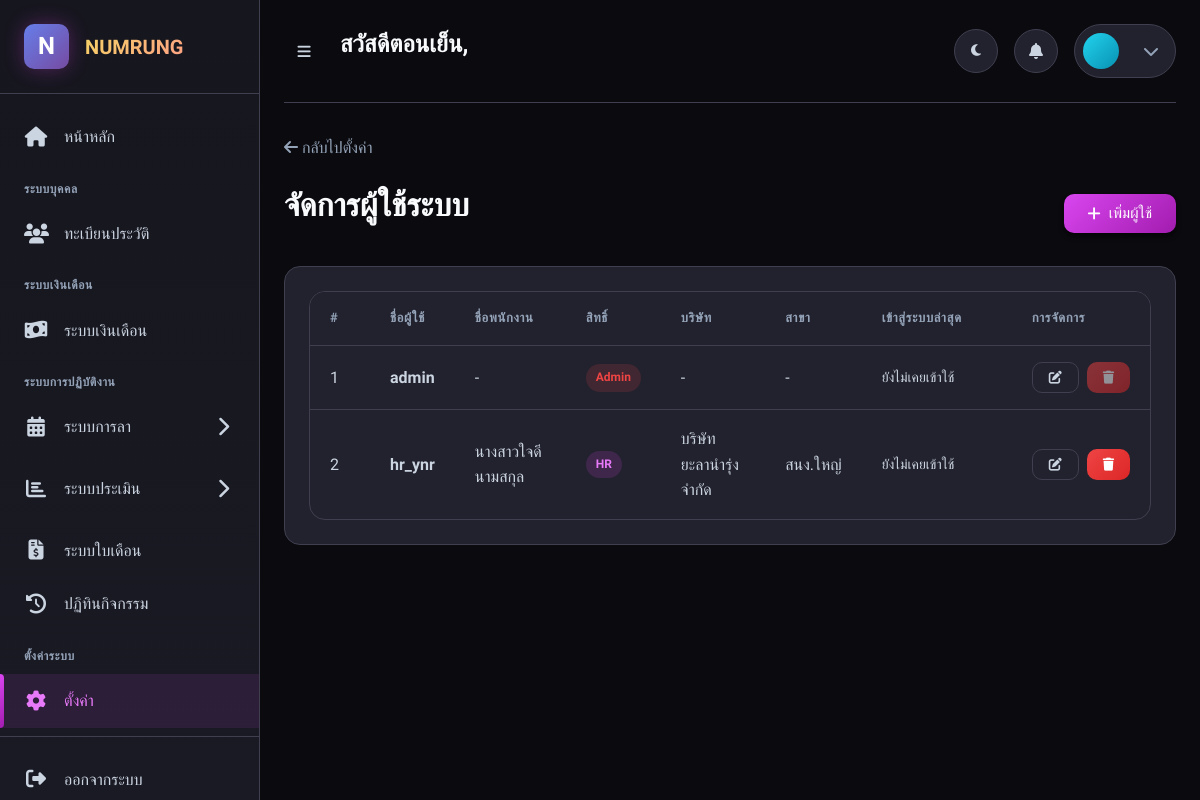
Page /modules/settings/users.php (signed in) on the committed database.
### tables this page shows
CREATE TABLE IF NOT EXISTS users (
    user_id INT AUTO_INCREMENT PRIMARY KEY,
    username VARCHAR(100) NOT NULL UNIQUE,
    password VARCHAR(255) NOT NULL,
    role ENUM('admin', 'hr', 'supervisor', 'employee') DEFAULT 'employee',
    employee_id INT,
    company_id INT,
    branch_id INT,
    status TINYINT DEFAULT 1,
    last_login DATETIME,
    created_at DATETIME DEFAULT CURRENT_TIMESTAMP,
    updated_at DATETIME DEFAULT CURRENT_TIMESTAMP ON UPDATE CURRENT_TIMESTAMP,
    FOREIGN KEY (employee_id) REFERENCES employees(employee_id) ON DELETE SET NULL,
    FOREIGN KEY (company_id) REFERENCES companies(company_id) ON DELETE SET NULL,
    FOREIGN KEY (branch_id) REFERENCES branches(branch_id) ON DELETE SET NULL
);

CREATE TABLE IF NOT EXISTS companies (
    company_id INT AUTO_INCREMENT PRIMARY KEY,
    company_code VARCHAR(20) NOT NULL UNIQUE,
    company_name VARCHAR(255) NOT NULL,
    tax_id VARCHAR(20),
    address TEXT,
    phone VARCHAR(50),
    email VARCHAR(100),
    logo VARCHAR(255),
    status TINYINT DEFAULT 1 COMMENT '1=active, 0=inactive',
    created_at DATETIME DEFAULT CURRENT_TIMESTAMP,
    updated_at DATETIME DEFAULT CURRENT_TIMESTAMP ON UPDATE CURRENT_TIMESTAMP
);

CREATE TABLE IF NOT EXISTS branches (
    branch_id INT AUTO_INCREMENT PRIMARY KEY,
    company_id INT NOT NULL,
    branch_code VARCHAR(20) NOT NULL,
    branch_name VARCHAR(255) NOT NULL,
    address TEXT,
    phone VARCHAR(50),
    status TINYINT DEFAULT 1,
    created_at DATETIME DEFAULT CURRENT_TIMESTAMP,
    updated_at DATETIME DEFAULT CURRENT_TIMESTAMP ON UPDATE CURRENT_TIMESTAMP,
    FOREIGN KEY (company_id) REFERENCES companies(company_id) ON DELETE RESTRICT,
    UNIQUE KEY unique_branch_code (company_id, branch_code)
);

### modules/settings/users.php (the view, shortened to what this page needs)
<?php
$pdo = getDBConnection();
$stmt = $pdo->query("
    SELECT u.*, c.company_name, b.branch_name,
           CONCAT(e.prefix, e.first_name, ' ', e.last_name) as employee_name
    FROM users u
    LEFT JOIN companies c ON u.company_id = c.company_id
    LEFT JOIN branches b ON u.branch_id = b.branch_id
    LEFT JOIN employees e ON u.employee_id = e.employee_id
    WHERE u.status = 1
    ORDER BY u.user_id
");
$users = $stmt->fetchAll();
include __DIR__ . '/../../includes/header.php';
?>
<div class="page-content">
    <nav class="mb-4">
        <a href="<?= BASE_URL ?>modules/settings/" class="text-muted">
            <i class="fas fa-arrow-left"></i> กลับไปตั้งค่า
        </a>
    </nav>
    <div class="d-flex justify-content-between align-items-center mb-4">
        <h2>จัดการผู้ใช้ระบบ</h2>
        <button class="btn btn-primary" onclick="showAddModal()">
            <i class="fas fa-plus"></i> เพิ่มผู้ใช้
        </button>
    </div>
    <div class="card">
        <div class="card-body">
            <div class="table-container">
                <table class="table">
                    <thead>
                        <tr>
                            <th style="width: 60px;">#</th>
                            <th>ชื่อผู้ใช้</th>
                            <th>ชื่อพนักงาน</th>
                            <th>สิทธิ์</th>
                            <th>บริษัท</th>
                            <th>สาขา</th>
                            <th style="width: 150px;">เข้าสู่ระบบล่าสุด</th>
                            <th style="width: 120px;">การจัดการ</th>
                        </tr>
                    </thead>
                    <tbody>
                        <?php foreach ($users as $index => $user): ?>
                        <tr>
                            <td><?= $index + 1 ?></td>
                            <td><strong><?= htmlspecialchars($user['username']) ?></strong></td>
                            <td><?= htmlspecialchars($user['employee_name'] ?? '-') ?></td>
                            <td>
                                <?php
                                $roleColors = [
                                    'admin' => 'badge-danger',
                                    'hr' => 'badge-primary',
                                    'supervisor' => 'badge-secondary',
                                    'employee' => 'badge-accent'
                                ];
                                $roleNames = [
                                    'admin' => 'Admin',
                                    'hr' => 'HR',
                                    'supervisor' => 'หัวหน้า',
                                    'employee' => 'พนักงาน'
                                ];
                                ?>
                                <span class="badge <?= $roleColors[$user['role']] ?? 'badge-secondary' ?>">
                                    <?= $roleNames[$user['role']] ?? $user['role'] ?>
                                </span>
                            </td>
                            <td class="text-muted"><?= htmlspecialchars($user['company_name'] ?? '-') ?></td>
                            <td class="text-muted"><?= htmlspecialchars($user['branch_name'] ?? '-') ?></td>
                            <td class="text-muted fs-sm">
                                <?= $user['last_login'] ? formatThaiDate($user['last_login']) : 'ยังไม่เคยเข้าใช้' ?>
                            </td>
                            <td>
                                <div class="d-flex gap-2">
                                    <button class="btn btn-sm btn-outline"
                                            onclick="showEditModal(<?= htmlspecialchars(json_encode($user)) ?>)">
                                        <i class="fas fa-edit"></i>
                                    </button>
                                    <button class="btn btn-sm btn-danger"
                                            onclick="deleteUser(<?= $user['user_id'] ?>)"
                                            <?= $user['user_id'] == 1 ? 'disabled title="ไม่สามารถลบ admin หลักได้"' : '' ?>>
                                        <i class="fas fa-trash"></i>
                                    </button>
                                </div>
                            </td>
                        </tr>
                        <?php endforeach; ?>
                    </tbody>
                </table>
            </div>
        </div>
    </div>
</div>
<?php include __DIR__ . '/../../includes/footer.php'; ?>

### rows in the picture
users: username "admin", employee_name "-", role "Admin", company_name "-", branch_name "-", shows "ยังไม่เคยเข้าใช้"
users: username "hr_ynr", employee_name "นางสาวใจดี นามสกุล", role "HR", company.company_name "บริษัท ยะลานำรุ่ง จำกัด", branch.branch_name "สนง.ใหญ่", shows "ยังไม่เคยเข้าใช้"

### other values in the picture
$greeting "สวัสดีตอนเย็น"
